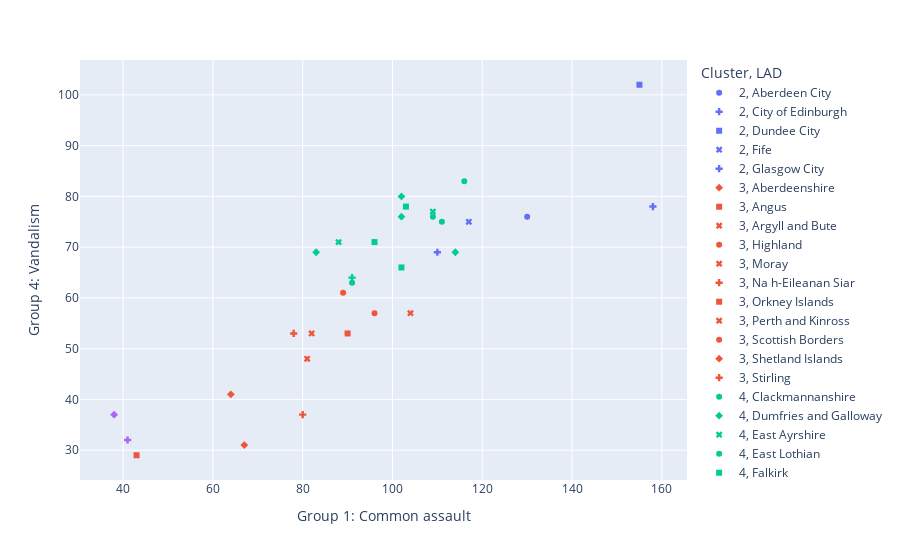

The code cell stored with this chart in its notebook:
### Code cell
# Let's Common Assault vs Vandalism
features.loc[:,"Cluster"] = pd.Categorical(features["Cluster"], ordered=True)
fig = px.scatter(features, x="Group 1: Common assault", y="Group 4: Vandalism", color="Cluster", symbol="LAD")
fig.update_layout()
fig.show()
fig.write_html("assets/vandalism_vs_assault_clusters_2022-2023.html", default_width="100%", default_height="100%")

### Figure 1 — Plotly figure (JSON) as saved in the notebook; plotly's stock layout.template omitted (floating-point values rounded to 4 significant figures)
{"data": [{"hovertemplate": "Cluster=2<br>LAD=Aberdeen City<br>Group 1: Common assault=%{x}<br>Group 4: Vandalism=%{y}<extra></extra>", "legendgroup": "2, Aberdeen City", "marker": {"color": "#636efa", "symbol": "circle"}, "mode": "markers", "name": "2, Aberdeen City", "orientation": "v", "showlegend": true, "type": "scatter", "x": [130], "xaxis": "x", "y": [76], "yaxis": "y"}, {"hovertemplate": "Cluster=2<br>LAD=City of Edinburgh<br>Group 1: Common assault=%{x}<br>Group 4: Vandalism=%{y}<extra></extra>", "legendgroup": "2, City of Edinburgh", "marker": {"color": "#636efa", "symbol": "cross"}, "mode": "markers", "name": "2, City of Edinburgh", "orientation": "v", "showlegend": true, "type": "scatter", "x": [110], "xaxis": "x", "y": [69], "yaxis": "y"}, {"hovertemplate": "Cluster=2<br>LAD=Dundee City<br>Group 1: Common assault=%{x}<br>Group 4: Vandalism=%{y}<extra></extra>", "legendgroup": "2, Dundee City", "marker": {"color": "#636efa", "symbol": "square"}, "mode": "markers", "name": "2, Dundee City", "orientation": "v", "showlegend": true, "type": "scatter", "x": [155], "xaxis": "x", "y": [102], "yaxis": "y"}, {"hovertemplate": "Cluster=2<br>LAD=Fife<br>Group 1: Common assault=%{x}<br>Group 4: Vandalism=%{y}<extra></extra>", "legendgroup": "2, Fife", "marker": {"color": "#636efa", "symbol": "x"}, "mode": "markers", "name": "2, Fife", "orientation": "v", "showlegend": true, "type": "scatter", "x": [117], "xaxis": "x", "y": [75], "yaxis": "y"}, {"hovertemplate": "Cluster=2<br>LAD=Glasgow City<br>Group 1: Common assault=%{x}<br>Group 4: Vandalism=%{y}<extra></extra>", "legendgroup": "2, Glasgow City", "marker": {"color": "#636efa", "symbol": "cross"}, "mode": "markers", "name": "2, Glasgow City", "orientation": "v", "showlegend": true, "type": "scatter", "x": [158], "xaxis": "x", "y": [78], "yaxis": "y"}, {"hovertemplate": "Cluster=3<br>LAD=Aberdeenshire<br>Group 1: Common assault=%{x}<br>Group 4: Vandalism=%{y}<extra></extra>", "legendgroup": "3, Aberdeenshire", "marker": {"color": "#EF553B", "symbol": "diamond"}, "mode": "markers", "name": "3, Aberdeenshire", "orientation": "v", "showlegend": true, "type": "scatter", "x": [64], "xaxis": "x", "y": [41], "yaxis": "y"}, {"hovertemplate": "Cluster=3<br>LAD=Angus<br>Group 1: Common assault=%{x}<br>Group 4: Vandalism=%{y}<extra></extra>", "legendgroup": "3, Angus", "marker": {"color": "#EF553B", "symbol": "square"}, "mode": "markers", "name": "3, Angus", "orientation": "v", "showlegend": true, "type": "scatter", "x": [90], "xaxis": "x", "y": [53], "yaxis": "y"}, {"hovertemplate": "Cluster=3<br>LAD=Argyll and Bute<br>Group 1: Common assault=%{x}<br>Group 4: Vandalism=%{y}<extra></extra>", "legendgroup": "3, Argyll and Bute", "marker": {"color": "#EF553B", "symbol": "x"}, "mode": "markers", "name": "3, Argyll and Bute", "orientation": "v", "showlegend": true, "type": "scatter", "x": [82], "xaxis": "x", "y": [53], "yaxis": "y"}, {"hovertemplate": "Cluster=3<br>LAD=Highland<br>Group 1: Common assault=%{x}<br>Group 4: Vandalism=%{y}<extra></extra>", "legendgroup": "3, Highland", "marker": {"color": "#EF553B", "symbol": "circle"}, "mode": "markers", "name": "3, Highland", "orientation": "v", "showlegend": true, "type": "scatter", "x": [89], "xaxis": "x", "y": [61], "yaxis": "y"}, {"hovertemplate": "Cluster=3<br>LAD=Moray<br>Group 1: Common assault=%{x}<br>Group 4: Vandalism=%{y}<extra></extra>", "legendgroup": "3, Moray", "marker": {"color": "#EF553B", "symbol": "x"}, "mode": "markers", "name": "3, Moray", "orientation": "v", "showlegend": true, "type": "scatter", "x": [104], "xaxis": "x", "y": [57], "yaxis": "y"}, {"hovertemplate": "Cluster=3<br>LAD=Na h-Eileanan Siar<br>Group 1: Common assault=%{x}<br>Group 4: Vandalism=%{y}<extra></extra>", "legendgroup": "3, Na h-Eileanan Siar", "marker": {"color": "#EF553B", "symbol": "cross"}, "mode": "markers", "name": "3, Na h-Eileanan Siar", "orientation": "v", "showlegend": true, "type": "scatter", "x": [80], "xaxis": "x", "y": [37], "yaxis": "y"}, {"hovertemplate": "Cluster=3<br>LAD=Orkney Islands<br>Group 1: Common assault=%{x}<br>Group 4: Vandalism=%{y}<extra></extra>", "legendgroup": "3, Orkney Islands", "marker": {"color": "#EF553B", "symbol": "square"}, "mode": "markers", "name": "3, Orkney Islands", "orientation": "v", "showlegend": true, "type": "scatter", "x": [43], "xaxis": "x", "y": [29], "yaxis": "y"}, {"hovertemplate": "Cluster=3<br>LAD=Perth and Kinross<br>Group 1: Common assault=%{x}<br>Group 4: Vandalism=%{y}<extra></extra>", "legendgroup": "3, Perth and Kinross", "marker": {"color": "#EF553B", "symbol": "x"}, "mode": "markers", "name": "3, Perth and Kinross", "orientation": "v", "showlegend": true, "type": "scatter", "x": [81], "xaxis": "x", "y": [48], "yaxis": "y"}, {"hovertemplate": "Cluster=3<br>LAD=Scottish Borders<br>Group 1: Common assault=%{x}<br>Group 4: Vandalism=%{y}<extra></extra>", "legendgroup": "3, Scottish Borders", "marker": {"color": "#EF553B", "symbol": "circle"}, "mode": "markers", "name": "3, Scottish Borders", "orientation": "v", "showlegend": true, "type": "scatter", "x": [96], "xaxis": "x", "y": [57], "yaxis": "y"}, {"hovertemplate": "Cluster=3<br>LAD=Shetland Islands<br>Group 1: Common assault=%{x}<br>Group 4: Vandalism=%{y}<extra></extra>", "legendgroup": "3, Shetland Islands", "marker": {"color": "#EF553B", "symbol": "diamond"}, "mode": "markers", "name": "3, Shetland Islands", "orientation": "v", "showlegend": true, "type": "scatter", "x": [67], "xaxis": "x", "y": [31], "yaxis": "y"}, {"hovertemplate": "Cluster=3<br>LAD=Stirling<br>Group 1: Common assault=%{x}<br>Group 4: Vandalism=%{y}<extra></extra>", "legendgroup": "3, Stirling", "marker": {"color": "#EF553B", "symbol": "cross"}, "mode": "markers", "name": "3, Stirling", "orientation": "v", "showlegend": true, "type": "scatter", "x": [78], "xaxis": "x", "y": [53], "yaxis": "y"}, {"hovertemplate": "Cluster=4<br>LAD=Clackmannanshire<br>Group 1: Common assault=%{x}<br>Group 4: Vandalism=%{y}<extra></extra>", "legendgroup": "4, Clackmannanshire", "marker": {"color": "#00cc96", "symbol": "circle"}, "mode": "markers", "name": "4, Clackmannanshire", "orientation": "v", "showlegend": true, "type": "scatter", "x": [111], "xaxis": "x", "y": [75], "yaxis": "y"}, {"hovertemplate": "Cluster=4<br>LAD=Dumfries and Galloway<br>Group 1: Common assault=%{x}<br>Group 4: Vandalism=%{y}<extra></extra>", "legendgroup": "4, Dumfries and Galloway", "marker": {"color": "#00cc96", "symbol": "diamond"}, "mode": "markers", "name": "4, Dumfries and Galloway", "orientation": "v", "showlegend": true, "type": "scatter", "x": [102], "xaxis": "x", "y": [76], "yaxis": "y"}, {"hovertemplate": "Cluster=4<br>LAD=East Ayrshire<br>Group 1: Common assault=%{x}<br>Group 4: Vandalism=%{y}<extra></extra>", "legendgroup": "4, East Ayrshire", "marker": {"color": "#00cc96", "symbol": "x"}, "mode": "markers", "name": "4, East Ayrshire", "orientation": "v", "showlegend": true, "type": "scatter", "x": [109], "xaxis": "x", "y": [77], "yaxis": "y"}, {"hovertemplate": "Cluster=4<br>LAD=East Lothian<br>Group 1: Common assault=%{x}<br>Group 4: Vandalism=%{y}<extra></extra>", "legendgroup": "4, East Lothian", "marker": {"color": "#00cc96", "symbol": "circle"}, "mode": "markers", "name": "4, East Lothian", "orientation": "v", "showlegend": true, "type": "scatter", "x": [91], "xaxis": "x", "y": [63], "yaxis": "y"}, {"hovertemplate": "Cluster=4<br>LAD=Falkirk<br>Group 1: Common assault=%{x}<br>Group 4: Vandalism=%{y}<extra></extra>", "legendgroup": "4, Falkirk", "marker": {"color": "#00cc96", "symbol": "square"}, "mode": "markers", "name": "4, Falkirk", "orientation": "v", "showlegend": true, "type": "scatter", "x": [103], "xaxis": "x", "y": [78], "yaxis": "y"}, {"hovertemplate": "Cluster=4<br>LAD=Inverclyde<br>Group 1: Common assault=%{x}<br>Group 4: Vandalism=%{y}<extra></extra>", "legendgroup": "4, Inverclyde", "marker": {"color": "#00cc96", "symbol": "diamond"}, "mode": "markers", "name": "4, Inverclyde", "orientation": "v", "showlegend": true, "type": "scatter", "x": [83], "xaxis": "x", "y": [69], "yaxis": "y"}, {"hovertemplate": "Cluster=4<br>LAD=Midlothian<br>Group 1: Common assault=%{x}<br>Group 4: Vandalism=%{y}<extra></extra>", "legendgroup": "4, Midlothian", "marker": {"color": "#00cc96", "symbol": "square"}, "mode": "markers", "name": "4, Midlothian", "orientation": "v", "showlegend": true, "type": "scatter", "x": [96], "xaxis": "x", "y": [71], "yaxis": "y"}, {"hovertemplate": "Cluster=4<br>LAD=North Ayrshire<br>Group 1: Common assault=%{x}<br>Group 4: Vandalism=%{y}<extra></extra>", "legendgroup": "4, North Ayrshire", "marker": {"color": "#00cc96", "symbol": "circle"}, "mode": "markers", "name": "4, North Ayrshire", "orientation": "v", "showlegend": true, "type": "scatter", "x": [109], "xaxis": "x", "y": [76], "yaxis": "y"}, {"hovertemplate": "Cluster=4<br>LAD=North Lanarkshire<br>Group 1: Common assault=%{x}<br>Group 4: Vandalism=%{y}<extra></extra>", "legendgroup": "4, North Lanarkshire", "marker": {"color": "#00cc96", "symbol": "diamond"}, "mode": "markers", "name": "4, North Lanarkshire", "orientation": "v", "showlegend": true, "type": "scatter", "x": [102], "xaxis": "x", "y": [80], "yaxis": "y"}, {"hovertemplate": "Cluster=4<br>LAD=Renfrewshire<br>Group 1: Common assault=%{x}<br>Group 4: Vandalism=%{y}<extra></extra>", "legendgroup": "4, Renfrewshire", "marker": {"color": "#00cc96", "symbol": "cross"}, "mode": "markers", "name": "4, Renfrewshire", "orientation": "v", "showlegend": true, "type": "scatter", "x": [91], "xaxis": "x", "y": [64], "yaxis": "y"}, {"hovertemplate": "Cluster=4<br>LAD=South Ayrshire<br>Group 1: Common assault=%{x}<br>Group 4: Vandalism=%{y}<extra></extra>", "legendgroup": "4, South Ayrshire", "marker": {"color": "#00cc96", "symbol": "square"}, "mode": "markers", "name": "4, South Ayrshire", "orientation": "v", "showlegend": true, "type": "scatter", "x": [102], "xaxis": "x", "y": [66], "yaxis": "y"}, {"hovertemplate": "Cluster=4<br>LAD=South Lanarkshire<br>Group 1: Common assault=%{x}<br>Group 4: Vandalism=%{y}<extra></extra>", "legendgroup": "4, South Lanarkshire", "marker": {"color": "#00cc96", "symbol": "x"}, "mode": "markers", "name": "4, South Lanarkshire", "orientation": "v", "showlegend": true, "type": "scatter", "x": [88], "xaxis": "x", "y": [71], "yaxis": "y"}, {"hovertemplate": "Cluster=4<br>LAD=West Dunbartonshire<br>Group 1: Common assault=%{x}<br>Group 4: Vandalism=%{y}<extra></extra>", "legendgroup": "4, West Dunbartonshire", "marker": {"color": "#00cc96", "symbol": "circle"}, "mode": "markers", "name": "4, West Dunbartonshire", "orientation": "v", "showlegend": true, "type": "scatter", "x": [116], "xaxis": "x", "y": [83], "yaxis": "y"}, {"hovertemplate": "Cluster=4<br>LAD=West Lothian<br>Group 1: Common assault=%{x}<br>Group 4: Vandalism=%{y}<extra></extra>", "legendgroup": "4, West Lothian", "marker": {"color": "#00cc96", "symbol": "diamond"}, "mode": "markers", "name": "4, West Lothian", "orientation": "v", "showlegend": true, "type": "scatter", "x": [114], "xaxis": "x", "y": [69], "yaxis": "y"}, {"hovertemplate": "Cluster=1<br>LAD=East Dunbartonshire<br>Group 1: Common assault=%{x}<br>Group 4: Vandalism=%{y}<extra></extra>", "legendgroup": "1, East Dunbartonshire", "marker": {"color": "#ab63fa", "symbol": "cross"}, "mode": "markers", "name": "1, East Dunbartonshire", "orientation": "v", "showlegend": true, "type": "scatter", "x": [41], "xaxis": "x", "y": [32], "yaxis": "y"}, {"hovertemplate": "Cluster=1<br>LAD=East Renfrewshire<br>Group 1: Common assault=%{x}<br>Group 4: Vandalism=%{y}<extra></extra>", "legendgroup": "1, East Renfrewshire", "marker": {"color": "#ab63fa", "symbol": "diamond"}, "mode": "markers", "name": "1, East Renfrewshire", "orientation": "v", "showlegend": true, "type": "scatter", "x": [38], "xaxis": "x", "y": [37], "yaxis": "y"}], "layout": {"legend": {"title": {"text": "Cluster, LAD"}, "tracegroupgap": 0}, "margin": {"t": 60}, "xaxis": {"anchor": "y", "domain": [0, 1], "title": {"text": "Group 1: Common assault"}}, "yaxis": {"anchor": "x", "domain": [0, 1], "title": {"text": "Group 4: Vandalism"}}}}
